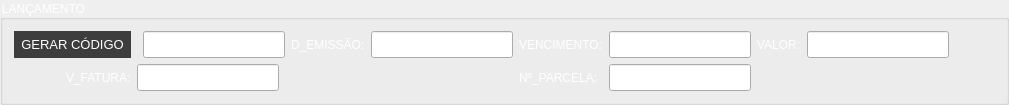
                       <widget class="QGroupBox" name="groupBox">
                        <property name="styleSheet">
                         <string notr="true">color: rgb(255, 255, 255);</string>
                        </property>
                        <property name="title">
                         <string>LANÇAMENTO</string>
                        </property>
                        <layout class="QGridLayout" name="gridLayout_11">
                         <item row="1" column="6" colspan="4" alignment="Qt::AlignLeft">
                          <widget class="QLineEdit" name="txt06_n_parcela">
                           <property name="font">
                            <font>
                             <family>Times New Roman</family>
                             <pointsize>12</pointsize>
                             <weight>50</weight>
                             <italic>false</italic>
                             <bold>false</bold>
                            </font>
                           </property>
                           <property name="styleSheet">
                            <string notr="true">color: rgb(255, 255, 255);</string>
                           </property>
                           <property name="alignment">
                            <set>Qt::AlignLeading|Qt::AlignLeft|Qt::AlignVCenter</set>
                           </property>
                           <property name="placeholderText">
                            <string/>
                           </property>
                          </widget>
                         </item>
                         <item row="0" column="2" alignment="Qt::AlignRight">
                          <widget class="QLineEdit" name="txt06_codigo">
                           <property name="font">
                            <font>
                             <family>Times New Roman</family>
                             <pointsize>12</pointsize>
                             <weight>50</weight>
                             <italic>false</italic>
                             <bold>false</bold>
                            </font>
                           </property>
                           <property name="styleSheet">
                            <string notr="true">color: rgb(255, 255, 255);</string>
                           </property>
                           <property name="alignment">
                            <set>Qt::AlignRight|Qt::AlignTrailing|Qt::AlignVCenter</set>
                           </property>
                           <property name="placeholderText">
                            <string>codigo</string>
                           </property>
                          </widget>
                         </item>
                         <item row="0" column="8">
                          <widget class="QLineEdit" name="txt06_valor">
                           <property name="font">
                            <font>
                             <family>Times New Roman</family>
                             <pointsize>12</pointsize>
                             <weight>50</weight>
                             <italic>false</italic>
                             <bold>false</bold>
                            </font>
                           </property>
                           <property name="styleSheet">
                            <string notr="true">color: rgb(255, 255, 255);</string>
                           </property>
                           <property name="alignment">
                            <set>Qt::AlignRight|Qt::AlignTrailing|Qt::AlignVCenter</set>
                           </property>
                           <property name="placeholderText">
                            <string/>
                           </property>
                          </widget>
                         </item>
                         <item row="0" column="5" alignment="Qt::AlignRight">
                          <widget class="QLabel" name="label_69">
                           <property name="text">
                            <string>VENCIMENTO:</string>
                           </property>
                          </widget>
                         </item>
                         <item row="0" column="7">
                          <widget class="QLabel" name="label_71">
                           <property name="text">
                            <string>VALOR:</string>
                           </property>
                          </widget>
                         </item>
                         <item row="0" column="0">
                          <widget class="QPushButton" name="btn06_codigo">
                           <property name="sizePolicy">
                            <sizepolicy hsizetype="Minimum" vsizetype="Expanding">
                             <horstretch>0</horstretch>
                             <verstretch>0</verstretch>
                            </sizepolicy>
                           </property>
                           <property name="font">
                            <font>
                             <pointsize>10</pointsize>
                            </font>
                           </property>
                           <property name="cursor">
                            <cursorShape>PointingHandCursor</cursorShape>
                           </property>
                           <property name="styleSheet">
                            <string notr="true">QFrame{
background-color: rgb(61, 61, 61);
}
QLabel{

background-color: #000000ff;
color: rgb(255, 255, 255);

}
QLineEdit{
border: 0px;
color: rgb(255, 255, 255);
border-bottom: 2px solid  rgb(0, 111, 167);

}
QPushButton{
background-color: rgb(61, 61, 61);
border-radius: 15px;
color: rgb(255, 255, 255);

}
QPushButton:hover{
background-color:white;
border-radius: 15px;
color: rgb(0, 0, 0);

}
QTableWidget{
background-color: rgb(255, 255, 255);
color: rgb(0, 0, 0);
gridline-color: rgb(0, 111, 167);

color: #000000;
}
QHeaderView::section{
background-color: rgb(0, 111, 167);
border: 1px solid rgb(0, 0, 0);

}
QTableWidget QTableCornerButton::section{
background-color: rgb(0, 0, 0);
border: 1px solid rgb(0,111, 167);
}</string>
                           </property>
                           <property name="text">
                            <string>  GERAR CÓDIGO  </string>
                           </property>
                          </widget>
                         </item>
                         <item row="0" column="3">
                          <widget class="QLabel" name="label_72">
                           <property name="text">
                            <string>D_EMISSÃO:</string>
                           </property>
                          </widget>
                         </item>
                         <item row="1" column="1" colspan="4" alignment="Qt::AlignLeft">
                          <widget class="QLineEdit" name="txt06_v_fatura">
                           <property name="font">
                            <font>
                             <family>Times New Roman</family>
                             <pointsize>12</pointsize>
                             <weight>50</weight>
                             <italic>false</italic>
                             <bold>false</bold>
                            </font>
                           </property>
                           <property name="styleSheet">
                            <string notr="true">color: rgb(255, 255, 255);</string>
                           </property>
                           <property name="alignment">
                            <set>Qt::AlignLeading|Qt::AlignLeft|Qt::AlignVCenter</set>
                           </property>
                           <property name="placeholderText">
                            <string/>
                           </property>
                          </widget>
                         </item>
                         <item row="1" column="0" alignment="Qt::AlignRight">
                          <widget class="QLabel" name="label_68">
                           <property name="text">
                            <string>V_FATURA:</string>
                           </property>
                          </widget>
                         </item>
                         <item row="0" column="6">
                          <widget class="QLineEdit" name="txt06_vencimento">
                           <property name="font">
                            <font>
                             <family>Times New Roman</family>
                             <pointsize>12</pointsize>
                             <weight>50</weight>
                             <italic>false</italic>
                             <bold>false</bold>
                            </font>
                           </property>
                           <property name="styleSheet">
                            <string notr="true">color: rgb(255, 255, 255);</string>
                           </property>
                           <property name="alignment">
                            <set>Qt::AlignRight|Qt::AlignTrailing|Qt::AlignVCenter</set>
                           </property>
                           <property name="placeholderText">
                            <string/>
                           </property>
                          </widget>
                         </item>
                         <item row="0" column="4" alignment="Qt::AlignRight">
                          <widget class="QLineEdit" name="txt06_data">
                           <property name="font">
                            <font>
                             <family>Times New Roman</family>
                             <pointsize>12</pointsize>
                             <weight>50</weight>
                             <italic>false</italic>
                             <bold>false</bold>
                            </font>
                           </property>
                           <property name="styleSheet">
                            <string notr="true">color: rgb(255, 255, 255);</string>
                           </property>
                           <property name="alignment">
                            <set>Qt::AlignRight|Qt::AlignTrailing|Qt::AlignVCenter</set>
                           </property>
                           <property name="placeholderText">
                            <string/>
                           </property>
                          </widget>
                         </item>
                         <item row="1" column="5">
                          <widget class="QLabel" name="label_73">
                           <property name="text">
                            <string>Nº_PARCELA:</string>
                           </property>
                          </widget>
                         </item>
                         <item row="1" column="10">
                          <spacer name="horizontalSpacer_14">
                           <property name="orientation">
                            <enum>Qt::Horizontal</enum>
                           </property>
                           <property name="sizeHint" stdset="0">
                            <size>
                             <width>40</width>
                             <height>20</height>
                            </size>
                           </property>
                          </spacer>
                         </item>
                        </layout>
                       </widget>
